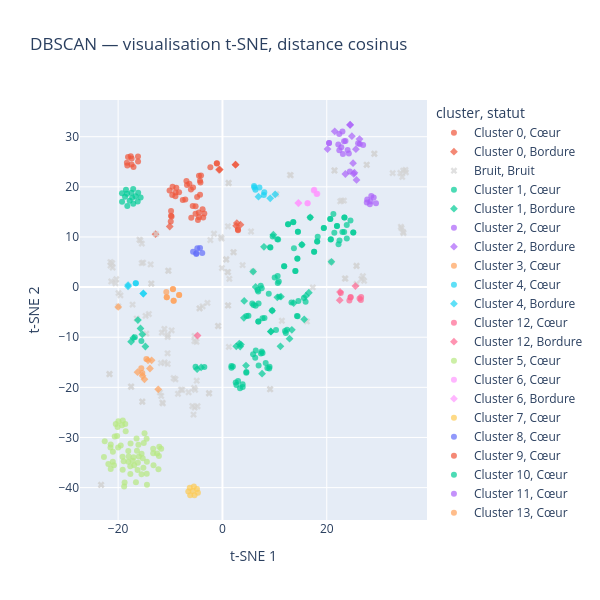

The cell this chart's notebook holds for it:
### Code cell
tsne = TSNE(
    n_components=2,
    metric="cosine",
    perplexity=30,
    init="random",
    learning_rate="auto",
    random_state=42
)

coord_tsne = tsne.fit_transform(matrice_tfidf_sublinear.toarray())

visu_tsne = visualisation.copy()
visu_tsne["t-SNE 1"] = coord_tsne[:, 0]
visu_tsne["t-SNE 2"] = coord_tsne[:, 1]

fig = px.scatter(
    visu_tsne,
    x="t-SNE 1",
    y="t-SNE 2",
    color="cluster",
    symbol="statut",
    symbol_map={"Cœur": "circle", "Bordure": "diamond", "Bruit": "x"},
    color_discrete_map={"Bruit": "lightgray"},
    hover_data=["id", "statut"],
    opacity=0.7,
    title="DBSCAN — visualisation t-SNE, distance cosinus",
    height=600,
    width=600
)

fig.show()

### Figure 1 — Plotly figure (JSON) as saved in the notebook; plotly's stock layout.template omitted (floating-point values rounded to 4 significant figures; data arrays with more than 128 entries replaced by an {"elided": "..."} marker saying what was removed)
{"data": [{"customdata": [[1, "Cœur"], [18, "Cœur"], [19, "Cœur"], [20, "Cœur"], [21, "Cœur"], [22, "Cœur"], [23, "Cœur"], [24, "Cœur"], [25, "Cœur"], [60, "Cœur"], [61, "Cœur"], [105, "Cœur"], [171, "Cœur"], [172, "Cœur"], [173, "Cœur"], [174, "Cœur"], [175, "Cœur"], [176, "Cœur"], [245, "Cœur"], [263, "Cœur"], [277, "Cœur"], [340, "Cœur"], [341, "Cœur"], [348, "Cœur"], [359, "Cœur"], [360, "Cœur"], [378, "Cœur"], [413, "Cœur"], [440, "Cœur"], [441, "Cœur"], [442, "Cœur"], [443, "Cœur"], [446, "Cœur"], [487, "Cœur"], [488, "Cœur"], [494, "Cœur"], [495, "Cœur"], [496, "Cœur"], [497, "Cœur"]], "hovertemplate": "cluster=Cluster 0<br>statut=%{customdata[1]}<br>t-SNE 1=%{x}<br>t-SNE 2=%{y}<br>id=%{customdata[0]}<extra></extra>", "legendgroup": "Cluster 0, Cœur", "marker": {"color": "#EF553B", "opacity": 0.7, "symbol": "circle"}, "mode": "markers", "name": "Cluster 0, Cœur", "orientation": "v", "showlegend": true, "type": "scatter", "x": [-9.915, -5.145, -9.757, -4.49, -4.54, -8.99, -8.847, -6.906, -4.304, -5.979, -4.858, -2.319, -5.7, -3.472, -7.124, -10.14, -9.56, -4.217, 2.965, -1.072, -4.499, -3.686, -3.809, 2.991, -9.628, -9.017, -1.079, -4.296, -5.635, -6.336, -6.046, -6.8, -4.108, -5.165, -4.696, -9.857, -9.856, -7.606, -8.315], "xaxis": "x", "y": [13.09, 16.13, 14.07, 13.94, 14.9, 18.86, 19.8, 21.15, 21.2, 13.82, 17.99, 23.88, 16.15, 14.69, 17.45, 19.28, 19.99, 20.85, 11.51, 24.68, 22.19, 13.9, 15.54, 11.32, 18.35, 18.12, 24.67, 18.39, 19.85, 20.61, 19.47, 20.37, 22.28, 14.62, 13.4, 14.21, 15.17, 17.36, 18.94], "yaxis": "y"}, {"customdata": [[3, "Bordure"], [82, "Bordure"], [106, "Bordure"], [117, "Bordure"], [196, "Bordure"], [264, "Bordure"], [365, "Bordure"], [380, "Bordure"], [477, "Bordure"]], "hovertemplate": "cluster=Cluster 0<br>statut=%{customdata[1]}<br>t-SNE 1=%{x}<br>t-SNE 2=%{y}<br>id=%{customdata[0]}<extra></extra>", "legendgroup": "Cluster 0, Bordure", "marker": {"color": "#EF553B", "opacity": 0.7, "symbol": "diamond"}, "mode": "markers", "name": "Cluster 0, Bordure", "orientation": "v", "showlegend": true, "type": "scatter", "x": [-12.83, 2.515, -0.5108, 2.624, 2.764, -0.6527, -10.11, 2.513, 3.461], "xaxis": "x", "y": [10.56, 24.42, 23.44, 12.21, 12.76, 23.4, 12.08, 24.42, 12.44], "yaxis": "y"}, {"customdata": {"elided": "128x2 mixed values"}, "hovertemplate": "cluster=Bruit<br>statut=%{customdata[1]}<br>t-SNE 1=%{x}<br>t-SNE 2=%{y}<br>id=%{customdata[0]}<extra></extra>", "legendgroup": "Bruit, Bruit", "marker": {"color": "lightgray", "opacity": 0.7, "symbol": "x"}, "mode": "markers", "name": "Bruit, Bruit", "orientation": "v", "showlegend": true, "type": "scatter", "x": [-12.74, 25.7, 10.35, 17.33, 22.58, -21.65, -21.67, -5.317, 29.12, 27.66, 22.86, 21.49, 12.95, 23.47, 26.66, -2.596, -6.487, -4.937, 34.71, -9.014, 32.63, 1.067, 35.18, 35.09, 1.236, -9.355, -2.536, -5.772, -5.434, -17.56, 23.29, -17.48, 29.12, 34.48, 34.63, -5.544, 34.34, -0.8261, -15.92, -20.36, 5.48, -16.45, -21.15, 23.58, -11.8, -10.5, -5.342, -14.59, -10.34, -19.96, 1.18, -4.377, -7.943, -7.686, 0.7188, -0.09796, 25.7, -2.873, -19.93, -11.61, -11.13, -10.5, -13.65, -3.8, -4.376, -12.0, -15.37, -15.37, -13.65, 0.7427, -21.32, -14.74, -14.11, -10.41, -8.518, 16.2, -11.09, -23.27, -17.23, -19.56, -10.52, -15.46, -15.75, -20.5, -21.46, -21.05, -21.47, 1.327, -10.5, -9.743, 21.48, 13.09, -5.242, -4.783, 0.9755, 2.1, -11.75, 9.141, 9.141, -11.43, -11.53, 1.183, -0.1668, 34.12, 11.39, 1.086, -4.973, -5.374, -2.32, -1.618, 1.053, 20.83, 25.72, -0.2866, 34.66, 34.21, -0.831, -13.77, -15.21, -15.48, 27.65, 5.864, 3.866, 1.082, 26.92, 27.15, 2.163, -23.27], "xaxis": "x", "y": [10.59, 4.182, 18.53, -0.06535, 17.11, -17.34, -17.38, -24.02, 26.59, 24.39, 17.25, 23.27, 22.39, 1.725, 1.619, -21.18, -20.98, -18.67, 10.77, -18.38, 22.72, -3.664, 22.88, 23.37, -11.92, -18.17, -21.21, -23.73, -20.12, -19.84, 17.26, -19.88, 26.59, 21.96, 11.0, -25.44, 11.75, -7.77, 9.448, 1.56, 11.09, -6.274, 4.758, 1.676, -15.16, -15.34, -9.727, -9.278, 3.252, -3.84, 20.76, -4.256, -20.44, -20.53, 5.556, 3.792, 0.623, -3.151, -1.205, -9.075, -8.363, -9.944, 0.6996, -3.849, -4.246, -21.02, -22.87, -22.85, 0.7032, 5.458, 1.121, -5.741, -5.38, 3.264, -21.29, -6.854, -15.03, -39.45, -3.493, -1.658, -13.21, 8.67, 9.311, 0.7504, 4.291, 3.904, 4.997, 1.642, -9.504, -8.626, 23.26, 22.3, -20.5, -23.77, 2.983, 6.966, -21.71, -20.36, -20.36, -23.21, -23.03, 20.76, 9.684, 22.75, -6.713, -3.662, -10.92, -10.75, 9.38, 10.64, 12.12, 5.016, 4.267, 9.966, 23.23, 12.02, -7.746, 4.517, 4.875, 4.773, 24.4, 3.135, 4.378, 3.0, 2.164, 1.239, 6.937, -39.45], "yaxis": "y"}, {"customdata": {"elided": "103x2 mixed values"}, "hovertemplate": "cluster=Cluster 1<br>statut=%{customdata[1]}<br>t-SNE 1=%{x}<br>t-SNE 2=%{y}<br>id=%{customdata[0]}<extra></extra>", "legendgroup": "Cluster 1, Cœur", "marker": {"color": "#00cc96", "opacity": 0.7, "symbol": "circle"}, "mode": "markers", "name": "Cluster 1, Cœur", "orientation": "v", "showlegend": true, "type": "scatter", "x": [14.37, 14.47, 18.26, 7.53, 7.337, 9.523, 7.523, 6.39, 9.03, 14.41, 8.882, 23.83, 20.68, 21.27, 12.39, 13.58, 10.68, 25.09, 3.868, 3.371, 2.545, 10.01, 1.723, 2.0, 17.58, 23.39, 12.0, 14.36, 5.721, 18.17, 4.566, 7.681, 6.889, -3.472, -15.54, 20.67, 9.201, 9.126, 10.52, 12.59, 23.34, 10.81, 10.61, 17.58, 11.82, 4.981, 4.618, 15.22, 20.79, 19.44, 21.96, 23.39, 13.58, 16.8, 4.596, 22.44, 6.935, 6.881, 8.06, -5.157, 14.47, 14.56, -16.81, 10.27, 21.96, 6.359, 6.924, 5.967, 13.71, 10.59, 1.709, 25.09, 23.84, 11.85, 12.58, 14.0, 23.0, 13.96, 20.75, 19.44, 3.882, 2.999, 2.679, 12.15, 13.23, 15.95, 14.29, 21.45, 24.55, 10.9, 15.62, 18.17, 9.628, 7.688, 7.379, 8.968, 8.605, 8.294, 6.734, 6.864, 22.26, 5.879, 6.284], "xaxis": "x", "y": [5.682, 11.03, 10.06, -0.209, 0.2477, -4.663, -12.86, -12.64, -15.91, -5.81, -1.317, 12.38, 13.57, 14.58, -8.489, 12.93, 9.509, 10.9, -19.4, -20.18, -19.04, 1.933, -16.08, -15.84, 7.066, 13.9, -8.774, 5.661, -3.28, 9.082, -17.1, -6.205, -6.846, -15.96, -10.76, 13.58, 7.874, 7.924, 9.546, 12.52, 10.98, 1.117, 0.8228, 7.044, 4.177, -5.729, -5.784, 8.467, 9.533, 11.78, 12.21, 13.9, 12.98, 13.9, -16.94, 9.272, -15.64, -6.854, -6.189, -15.88, 11.02, -2.761, -9.987, -8.554, 12.21, -3.729, -3.272, -3.591, 7.763, 2.22, -15.76, 10.9, 9.715, 4.176, 12.51, 3.231, 11.0, 3.229, 9.513, 11.77, -19.93, -18.73, -19.51, -9.139, -3.058, -2.948, -5.761, 10.84, 13.31, -1.934, -2.194, 9.093, 10.09, -13.15, -13.26, -16.22, -16.14, -15.14, -0.5851, -0.8839, 8.547, -13.42, -14.11], "yaxis": "y"}, {"customdata": [[12, "Bordure"], [27, "Bordure"], [28, "Bordure"], [30, "Bordure"], [43, "Bordure"], [44, "Bordure"], [45, "Bordure"], [47, "Bordure"], [52, "Bordure"], [70, "Bordure"], [100, "Bordure"], [143, "Bordure"], [147, "Bordure"], [157, "Bordure"], [163, "Bordure"], [190, "Bordure"], [191, "Bordure"], [193, "Bordure"], [194, "Bordure"], [229, "Bordure"], [256, "Bordure"], [259, "Bordure"], [278, "Bordure"], [287, "Bordure"], [304, "Bordure"], [313, "Bordure"], [326, "Bordure"], [405, "Bordure"], [452, "Bordure"], [453, "Bordure"], [454, "Bordure"], [465, "Bordure"], [466, "Bordure"], [469, "Bordure"], [480, "Bordure"]], "hovertemplate": "cluster=Cluster 1<br>statut=%{customdata[1]}<br>t-SNE 1=%{x}<br>t-SNE 2=%{y}<br>id=%{customdata[0]}<extra></extra>", "legendgroup": "Cluster 1, Bordure", "marker": {"color": "#00cc96", "opacity": 0.7, "symbol": "diamond"}, "mode": "markers", "name": "Cluster 1, Bordure", "orientation": "v", "showlegend": true, "type": "scatter", "x": [13.66, 3.236, 3.544, 11.12, 11.22, 10.52, 15.68, -14.78, 5.884, 12.87, 13.31, 15.23, 9.759, 4.174, -16.21, -4.09, -4.856, -17.51, -17.09, 4.519, 4.115, 9.309, -15.71, 9.267, 7.959, -15.36, 7.6, 16.84, 3.401, 2.649, 9.532, 16.57, 16.0, 20.89, 6.364], "xaxis": "x", "y": [-3.184, -11.27, -11.47, -11.81, -1.909, -2.05, -6.438, -11.85, 3.089, -10.29, -8.528, 8.468, 10.44, -2.759, -6.571, -16.02, -16.38, -10.89, -10.13, -15.66, -6.13, -8.892, -8.236, -8.845, 8.029, -9.424, -17.27, 13.92, -11.86, -11.81, -4.706, -1.105, -1.753, 5.044, 0.03832], "yaxis": "y"}, {"customdata": [[7, "Cœur"], [31, "Cœur"], [84, "Cœur"], [94, "Cœur"], [104, "Cœur"], [354, "Cœur"], [368, "Cœur"], [389, "Cœur"], [394, "Cœur"], [403, "Cœur"], [430, "Cœur"], [436, "Cœur"], [437, "Cœur"], [456, "Cœur"], [464, "Cœur"], [486, "Cœur"]], "hovertemplate": "cluster=Cluster 2<br>statut=%{customdata[1]}<br>t-SNE 1=%{x}<br>t-SNE 2=%{y}<br>id=%{customdata[0]}<extra></extra>", "legendgroup": "Cluster 2, Cœur", "marker": {"color": "#ab63fa", "opacity": 0.7, "symbol": "circle"}, "mode": "markers", "name": "Cluster 2, Cœur", "orientation": "v", "showlegend": true, "type": "scatter", "x": [24.01, 22.79, 26.33, 23.01, 23.09, 23.59, 24.43, 26.97, 26.01, 24.24, 22.4, 22.41, 22.21, 20.45, 23.32, 20.44], "xaxis": "x", "y": [27.34, 27.91, 28.55, 31.02, 26.54, 29.16, 23.04, 28.35, 28.7, 26.66, 30.54, 27.31, 28.42, 28.73, 29.1, 28.75], "yaxis": "y"}, {"customdata": [[42, "Bordure"], [54, "Bordure"], [55, "Bordure"], [83, "Bordure"], [93, "Bordure"], [130, "Bordure"], [131, "Bordure"], [133, "Bordure"], [393, "Bordure"], [421, "Bordure"], [431, "Bordure"], [472, "Bordure"]], "hovertemplate": "cluster=Cluster 2<br>statut=%{customdata[1]}<br>t-SNE 1=%{x}<br>t-SNE 2=%{y}<br>id=%{customdata[0]}<extra></extra>", "legendgroup": "Cluster 2, Bordure", "marker": {"color": "#ab63fa", "opacity": 0.7, "symbol": "diamond"}, "mode": "markers", "name": "Cluster 2, Bordure", "orientation": "v", "showlegend": true, "type": "scatter", "x": [24.47, 23.57, 25.3, 26.29, 20.15, 24.82, 25.04, 25.71, 25.59, 24.49, 21.53, 25.17], "xaxis": "x", "y": [32.35, 22.56, 22.81, 29.52, 27.54, 30.11, 24.72, 21.38, 27.5, 32.38, 31.07, 22.57], "yaxis": "y"}, {"customdata": [[8, "Cœur"], [219, "Cœur"], [220, "Cœur"], [240, "Cœur"], [254, "Cœur"], [255, "Cœur"], [261, "Cœur"], [262, "Cœur"], [291, "Cœur"]], "hovertemplate": "cluster=Cluster 3<br>statut=%{customdata[1]}<br>t-SNE 1=%{x}<br>t-SNE 2=%{y}<br>id=%{customdata[0]}<extra></extra>", "legendgroup": "Cluster 3, Cœur", "marker": {"color": "#FFA15A", "opacity": 0.7, "symbol": "circle"}, "mode": "markers", "name": "Cluster 3, Cœur", "orientation": "v", "showlegend": true, "type": "scatter", "x": [-9.376, -10.66, -9.337, -10.77, -9.493, -8.304, -9.486, -8.298, -10.69], "xaxis": "x", "y": [-2.716, -2.015, -2.733, -0.9792, -0.4028, -1.566, -0.4112, -1.557, -2.025], "yaxis": "y"}, {"customdata": [[13, "Cœur"], [135, "Cœur"], [149, "Cœur"], [344, "Cœur"], [449, "Cœur"], [479, "Cœur"]], "hovertemplate": "cluster=Cluster 4<br>statut=%{customdata[1]}<br>t-SNE 1=%{x}<br>t-SNE 2=%{y}<br>id=%{customdata[0]}<extra></extra>", "legendgroup": "Cluster 4, Cœur", "marker": {"color": "#19d3f3", "opacity": 0.7, "symbol": "circle"}, "mode": "markers", "name": "Cluster 4, Cœur", "orientation": "v", "showlegend": true, "type": "scatter", "x": [7.929, 8.024, 6.063, 6.122, 6.324, 7.089], "xaxis": "x", "y": [18.39, 18.91, 20.15, 19.88, 19.43, 19.87], "yaxis": "y"}, {"customdata": [[17, "Bordure"], [74, "Bordure"], [425, "Bordure"]], "hovertemplate": "cluster=Cluster 4<br>statut=%{customdata[1]}<br>t-SNE 1=%{x}<br>t-SNE 2=%{y}<br>id=%{customdata[0]}<extra></extra>", "legendgroup": "Cluster 4, Bordure", "marker": {"color": "#19d3f3", "opacity": 0.7, "symbol": "diamond"}, "mode": "markers", "name": "Cluster 4, Bordure", "orientation": "v", "showlegend": true, "type": "scatter", "x": [9.159, 6.905, 10.13], "xaxis": "x", "y": [17.71, 18.03, 18.5], "yaxis": "y"}, {"customdata": [[160, "Cœur"], [161, "Cœur"], [166, "Cœur"], [309, "Cœur"], [459, "Cœur"], [460, "Cœur"], [461, "Cœur"]], "hovertemplate": "cluster=Cluster 12<br>statut=%{customdata[1]}<br>t-SNE 1=%{x}<br>t-SNE 2=%{y}<br>id=%{customdata[0]}<extra></extra>", "legendgroup": "Cluster 12, Cœur", "marker": {"color": "#FF6692", "opacity": 0.7, "symbol": "circle"}, "mode": "markers", "name": "Cluster 12, Cœur", "orientation": "v", "showlegend": true, "type": "scatter", "x": [24.34, 24.59, 22.69, 24.55, 26.54, 26.29, 26.59], "xaxis": "x", "y": [-2.683, -1.986, -1.159, -2.058, -2.591, -2.287, -1.991], "yaxis": "y"}, {"customdata": [[14, "Bordure"], [279, "Bordure"], [321, "Bordure"], [374, "Bordure"]], "hovertemplate": "cluster=Cluster 12<br>statut=%{customdata[1]}<br>t-SNE 1=%{x}<br>t-SNE 2=%{y}<br>id=%{customdata[0]}<extra></extra>", "legendgroup": "Cluster 12, Bordure", "marker": {"color": "#FF6692", "opacity": 0.7, "symbol": "diamond"}, "mode": "markers", "name": "Cluster 12, Bordure", "orientation": "v", "showlegend": true, "type": "scatter", "x": [22.55, -4.776, 25.5, 22.49], "xaxis": "x", "y": [-0.98, -9.676, 0.2032, -2.602], "yaxis": "y"}, {"customdata": [[26, "Cœur"], [36, "Cœur"], [41, "Cœur"], [56, "Cœur"], [58, "Cœur"], [63, "Cœur"], [64, "Cœur"], [65, "Cœur"], [68, "Cœur"], [71, "Cœur"], [72, "Cœur"], [73, "Cœur"], [95, "Cœur"], [98, "Cœur"], [102, "Cœur"], [103, "Cœur"], [116, "Cœur"], [122, "Cœur"], [124, "Cœur"], [138, "Cœur"], [139, "Cœur"], [144, "Cœur"], [151, "Cœur"], [152, "Cœur"], [167, "Cœur"], [169, "Cœur"], [170, "Cœur"], [177, "Cœur"], [178, "Cœur"], [185, "Cœur"], [237, "Cœur"], [239, "Cœur"], [276, "Cœur"], [288, "Cœur"], [289, "Cœur"], [315, "Cœur"], [322, "Cœur"], [333, "Cœur"], [334, "Cœur"], [335, "Cœur"], [336, "Cœur"], [347, "Cœur"], [366, "Cœur"], [372, "Cœur"], [373, "Cœur"], [377, "Cœur"], [397, "Cœur"], [423, "Cœur"], [432, "Cœur"], [433, "Cœur"], [447, "Cœur"], [448, "Cœur"], [467, "Cœur"], [470, "Cœur"], [471, "Cœur"], [476, "Cœur"], [489, "Cœur"], [491, "Cœur"], [493, "Cœur"]], "hovertemplate": "cluster=Cluster 5<br>statut=%{customdata[1]}<br>t-SNE 1=%{x}<br>t-SNE 2=%{y}<br>id=%{customdata[0]}<extra></extra>", "legendgroup": "Cluster 5, Cœur", "marker": {"color": "#B6E880", "opacity": 0.7, "symbol": "circle"}, "mode": "markers", "name": "Cluster 5, Cœur", "orientation": "v", "showlegend": true, "type": "scatter", "x": [-19.15, -18.04, -19.13, -15.16, -18.63, -19.1, -19.26, -19.95, -17.98, -22.57, -21.42, -19.5, -18.94, -17.03, -15.08, -16.59, -16.21, -14.47, -16.92, -16.02, -18.05, -16.11, -18.76, -12.27, -12.11, -13.28, -20.81, -22.72, -21.88, -12.18, -12.54, -16.47, -21.02, -21.42, -13.28, -11.75, -17.68, -13.22, -21.47, -20.0, -21.0, -15.51, -14.94, -16.28, -16.39, -18.85, -15.52, -17.66, -20.1, -20.45, -14.52, -14.49, -17.62, -20.66, -20.2, -18.55, -14.54, -17.22, -15.29], "xaxis": "x", "y": [-33.84, -34.82, -36.43, -36.02, -27.29, -26.62, -27.56, -26.75, -33.8, -30.77, -31.38, -31.59, -34.76, -33.96, -31.12, -38.94, -35.02, -39.45, -35.54, -33.81, -32.7, -31.47, -38.99, -36.35, -31.87, -32.26, -35.55, -33.89, -35.28, -33.67, -33.2, -30.18, -34.83, -36.3, -33.16, -32.25, -35.75, -35.54, -31.98, -32.02, -32.83, -33.25, -29.16, -36.46, -32.65, -39.78, -37.34, -37.29, -27.93, -27.29, -37.26, -34.84, -31.19, -29.82, -29.7, -28.74, -30.27, -34.62, -34.12], "yaxis": "y"}, {"customdata": [[35, "Cœur"], [179, "Cœur"], [204, "Cœur"], [282, "Cœur"], [416, "Cœur"], [473, "Cœur"]], "hovertemplate": "cluster=Cluster 6<br>statut=%{customdata[1]}<br>t-SNE 1=%{x}<br>t-SNE 2=%{y}<br>id=%{customdata[0]}<extra></extra>", "legendgroup": "Cluster 6, Cœur", "marker": {"color": "#FF97FF", "opacity": 0.7, "symbol": "circle"}, "mode": "markers", "name": "Cluster 6, Cœur", "orientation": "v", "showlegend": true, "type": "scatter", "x": [17.52, 18.06, 16.34, 17.6, 16.31, 18.19], "xaxis": "x", "y": [19.29, 18.55, 16.74, 19.41, 16.74, 18.62], "yaxis": "y"}, {"customdata": [[280, "Bordure"], [458, "Bordure"]], "hovertemplate": "cluster=Cluster 6<br>statut=%{customdata[1]}<br>t-SNE 1=%{x}<br>t-SNE 2=%{y}<br>id=%{customdata[0]}<extra></extra>", "legendgroup": "Cluster 6, Bordure", "marker": {"color": "#FF97FF", "opacity": 0.7, "symbol": "diamond"}, "mode": "markers", "name": "Cluster 6, Bordure", "orientation": "v", "showlegend": true, "type": "scatter", "x": [14.58, 14.55], "xaxis": "x", "y": [16.75, 16.77], "yaxis": "y"}, {"customdata": [[48, "Cœur"], [69, "Cœur"], [238, "Cœur"], [319, "Cœur"], [332, "Cœur"], [371, "Cœur"], [396, "Cœur"], [490, "Cœur"]], "hovertemplate": "cluster=Cluster 7<br>statut=%{customdata[1]}<br>t-SNE 1=%{x}<br>t-SNE 2=%{y}<br>id=%{customdata[0]}<extra></extra>", "legendgroup": "Cluster 7, Cœur", "marker": {"color": "#FECB52", "opacity": 0.7, "symbol": "circle"}, "mode": "markers", "name": "Cluster 7, Cœur", "orientation": "v", "showlegend": true, "type": "scatter", "x": [-6.548, -4.883, -5.68, -4.705, -5.477, -6.262, -6.183, -5.358], "xaxis": "x", "y": [-40.76, -40.27, -40.7, -41.03, -39.76, -40.02, -41.52, -41.51], "yaxis": "y"}, {"customdata": [[75, "Cœur"], [77, "Cœur"], [195, "Cœur"], [226, "Cœur"], [361, "Cœur"], [418, "Cœur"]], "hovertemplate": "cluster=Cluster 8<br>statut=%{customdata[1]}<br>t-SNE 1=%{x}<br>t-SNE 2=%{y}<br>id=%{customdata[0]}<extra></extra>", "legendgroup": "Cluster 8, Cœur", "marker": {"color": "#636efa", "opacity": 0.7, "symbol": "circle"}, "mode": "markers", "name": "Cluster 8, Cœur", "orientation": "v", "showlegend": true, "type": "scatter", "x": [-5.631, -5.0, -4.296, -4.815, -5.013, -3.87], "xaxis": "x", "y": [7.044, 6.768, 7.802, 7.728, 6.609, 6.785], "yaxis": "y"}, {"customdata": [[79, "Cœur"], [80, "Cœur"], [81, "Cœur"], [148, "Cœur"], [338, "Cœur"], [339, "Cœur"], [383, "Cœur"], [385, "Cœur"], [457, "Cœur"]], "hovertemplate": "cluster=Cluster 9<br>statut=%{customdata[1]}<br>t-SNE 1=%{x}<br>t-SNE 2=%{y}<br>id=%{customdata[0]}<extra></extra>", "legendgroup": "Cluster 9, Cœur", "marker": {"color": "#EF553B", "opacity": 0.7, "symbol": "circle"}, "mode": "markers", "name": "Cluster 9, Cœur", "orientation": "v", "showlegend": true, "type": "scatter", "x": [-17.41, -17.58, -18.24, -18.32, -17.05, -18.11, -16.19, -16.18, -17.43], "xaxis": "x", "y": [25.65, 26.12, 24.26, 24.81, 23.95, 25.94, 26.04, 25.06, 24.44], "yaxis": "y"}, {"customdata": [[87, "Cœur"], [88, "Cœur"], [89, "Cœur"], [90, "Cœur"], [200, "Cœur"], [201, "Cœur"], [202, "Cœur"], [203, "Cœur"], [260, "Cœur"], [265, "Cœur"], [266, "Cœur"], [269, "Cœur"], [270, "Cœur"], [406, "Cœur"], [407, "Cœur"]], "hovertemplate": "cluster=Cluster 10<br>statut=%{customdata[1]}<br>t-SNE 1=%{x}<br>t-SNE 2=%{y}<br>id=%{customdata[0]}<extra></extra>", "legendgroup": "Cluster 10, Cœur", "marker": {"color": "#00cc96", "opacity": 0.7, "symbol": "circle"}, "mode": "markers", "name": "Cluster 10, Cœur", "orientation": "v", "showlegend": true, "type": "scatter", "x": [-17.11, -17.45, -17.3, -16.65, -18.5, -19.26, -16.25, -18.24, -18.29, -18.68, -17.78, -15.69, -19.25, -17.1, -16.16], "xaxis": "x", "y": [19.55, 18.82, 17.8, 18.11, 19.42, 18.7, 17.09, 16.17, 18.62, 18.01, 17.24, 17.86, 17.01, 16.64, 18.83], "yaxis": "y"}, {"customdata": [[150, "Cœur"], [153, "Cœur"], [154, "Cœur"], [355, "Cœur"], [367, "Cœur"], [455, "Cœur"], [468, "Cœur"]], "hovertemplate": "cluster=Cluster 11<br>statut=%{customdata[1]}<br>t-SNE 1=%{x}<br>t-SNE 2=%{y}<br>id=%{customdata[0]}<extra></extra>", "legendgroup": "Cluster 11, Cœur", "marker": {"color": "#ab63fa", "opacity": 0.7, "symbol": "circle"}, "mode": "markers", "name": "Cluster 11, Cœur", "orientation": "v", "showlegend": true, "type": "scatter", "x": [29.44, 28.4, 27.67, 27.76, 28.27, 28.54, 29.0], "xaxis": "x", "y": [16.73, 17.08, 16.86, 17.48, 16.51, 18.17, 17.89], "yaxis": "y"}, {"customdata": [[162, "Cœur"], [296, "Cœur"], [298, "Cœur"]], "hovertemplate": "cluster=Cluster 13<br>statut=%{customdata[1]}<br>t-SNE 1=%{x}<br>t-SNE 2=%{y}<br>id=%{customdata[0]}<extra></extra>", "legendgroup": "Cluster 13, Cœur", "marker": {"color": "#FFA15A", "opacity": 0.7, "symbol": "circle"}, "mode": "markers", "name": "Cluster 13, Cœur", "orientation": "v", "showlegend": true, "type": "scatter", "x": [-14.59, -15.36, -15.56], "xaxis": "x", "y": [-14.35, -17.14, -16.18], "yaxis": "y"}, {"customdata": [[183, "Bordure"], [249, "Bordure"], [297, "Bordure"], [310, "Bordure"], [311, "Bordure"], [337, "Bordure"], [345, "Bordure"], [346, "Bordure"]], "hovertemplate": "cluster=Cluster 13<br>statut=%{customdata[1]}<br>t-SNE 1=%{x}<br>t-SNE 2=%{y}<br>id=%{customdata[0]}<extra></extra>", "legendgroup": "Cluster 13, Bordure", "marker": {"color": "#FFA15A", "opacity": 0.7, "symbol": "diamond"}, "mode": "markers", "name": "Cluster 13, Bordure", "orientation": "v", "showlegend": true, "type": "scatter", "x": [-19.98, -12.31, -16.28, -14.27, -13.58, -13.9, -14.95, -15.32], "xaxis": "x", "y": [-3.96, -20.39, -16.98, -14.6, -14.61, -16.24, -18.4, -17.69], "yaxis": "y"}, {"customdata": [[222, "Cœur"], [242, "Cœur"]], "hovertemplate": "cluster=Cluster 14<br>statut=%{customdata[1]}<br>t-SNE 1=%{x}<br>t-SNE 2=%{y}<br>id=%{customdata[0]}<extra></extra>", "legendgroup": "Cluster 14, Cœur", "marker": {"color": "#19d3f3", "opacity": 0.7, "symbol": "circle"}, "mode": "markers", "name": "Cluster 14, Cœur", "orientation": "v", "showlegend": true, "type": "scatter", "x": [-16.61, -16.62], "xaxis": "x", "y": [0.7759, 0.7796], "yaxis": "y"}, {"customdata": [[221, "Bordure"], [241, "Bordure"], [243, "Bordure"], [252, "Bordure"]], "hovertemplate": "cluster=Cluster 14<br>statut=%{customdata[1]}<br>t-SNE 1=%{x}<br>t-SNE 2=%{y}<br>id=%{customdata[0]}<extra></extra>", "legendgroup": "Cluster 14, Bordure", "marker": {"color": "#19d3f3", "opacity": 0.7, "symbol": "diamond"}, "mode": "markers", "name": "Cluster 14, Bordure", "orientation": "v", "showlegend": true, "type": "scatter", "x": [-18.1, -18.1, -15.17, -15.17], "xaxis": "x", "y": [0.1415, 0.4104, -1.297, -1.283], "yaxis": "y"}], "layout": {"height": 600, "legend": {"title": {"text": "cluster, statut"}, "tracegroupgap": 0}, "title": {"text": "DBSCAN — visualisation t-SNE, distance cosinus"}, "width": 600, "xaxis": {"anchor": "y", "domain": [0, 1], "title": {"text": "t-SNE 1"}}, "yaxis": {"anchor": "x", "domain": [0, 1], "title": {"text": "t-SNE 2"}}}}
